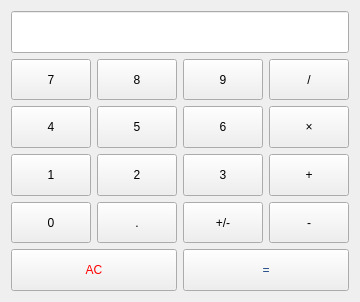
<?xml version="1.0" encoding="UTF-8"?>
<ui version="4.0">
 <class>MainWindow</class>
 <widget class="QMainWindow" name="MainWindow">
  <property name="geometry">
   <rect>
    <x>0</x>
    <y>0</y>
    <width>360</width>
    <height>302</height>
   </rect>
  </property>
  <property name="windowTitle">
   <string>Calculator</string>
  </property>
  <property name="styleSheet">
   <string notr="true"/>
  </property>
  <widget class="QWidget" name="centralWidget">
   <layout class="QGridLayout" name="gridLayout">
    <item row="0" column="0">
     <layout class="QVBoxLayout" name="verticalLayout">
      <item>
       <widget class="QLineEdit" name="Display">
        <property name="sizePolicy">
         <sizepolicy hsizetype="Expanding" vsizetype="Preferred">
          <horstretch>0</horstretch>
          <verstretch>0</verstretch>
         </sizepolicy>
        </property>
        <property name="text">
         <string/>
        </property>
       </widget>
      </item>
      <item>
       <layout class="QHBoxLayout" name="horizontalLayout_4">
        <item>
         <widget class="QPushButton" name="Btn_7">
          <property name="sizePolicy">
           <sizepolicy hsizetype="Preferred" vsizetype="Preferred">
            <horstretch>0</horstretch>
            <verstretch>0</verstretch>
           </sizepolicy>
          </property>
          <property name="styleSheet">
           <string notr="true">QpushButton {
	background-color: rgb(136, 138, 133);
	qradialgradient(spread:pad, cx:0.5, cy:0.5, radius:0.5, fx:0.5, fy:0.5, stop:0 rgba(255, 255, 255, 255), stop:0.1 rgba(255, 255, 255, 255), stop:0.2 rgba(255, 176, 176, 167), stop:0.3 rgba(255, 151, 151, 92), stop:0.4 rgba(255, 125, 125, 51), stop:0.5 rgba(255, 76, 76, 205), stop:0.52 rgba(255, 76, 76, 205), stop:0.6 rgba(255, 180, 180, 84), stop:1 rgba(255, 255, 255, 0))
	border:1px solid gray;
	padding: 5px;
}
QpushButtonPressed {
	background-color:#A9A9A9;
	border:1px solid gray;
	padding: 5px;
}</string>
          </property>
          <property name="text">
           <string>7</string>
          </property>
         </widget>
        </item>
        <item>
         <widget class="QPushButton" name="Btn_8">
          <property name="sizePolicy">
           <sizepolicy hsizetype="Preferred" vsizetype="Preferred">
            <horstretch>0</horstretch>
            <verstretch>0</verstretch>
           </sizepolicy>
          </property>
          <property name="styleSheet">
           <string notr="true">QpushButton {
	background-color: rgb(136, 138, 133);
	qradialgradient(spread:pad, cx:0.5, cy:0.5, radius:0.5, fx:0.5, fy:0.5, stop:0 rgba(255, 255, 255, 255), stop:0.1 rgba(255, 255, 255, 255), stop:0.2 rgba(255, 176, 176, 167), stop:0.3 rgba(255, 151, 151, 92), stop:0.4 rgba(255, 125, 125, 51), stop:0.5 rgba(255, 76, 76, 205), stop:0.52 rgba(255, 76, 76, 205), stop:0.6 rgba(255, 180, 180, 84), stop:1 rgba(255, 255, 255, 0))
	border:1px solid gray;
	padding: 5px;
}
QpushButtonPressed {
	background-color:#A9A9A9;
	border:1px solid gray;
	padding: 5px;
}</string>
          </property>
          <property name="text">
           <string>8</string>
          </property>
         </widget>
        </item>
        <item>
         <widget class="QPushButton" name="Btn_9">
          <property name="sizePolicy">
           <sizepolicy hsizetype="Preferred" vsizetype="Preferred">
            <horstretch>0</horstretch>
            <verstretch>0</verstretch>
           </sizepolicy>
          </property>
          <property name="styleSheet">
           <string notr="true">QpushButton {
	background-color: rgb(136, 138, 133);
	qradialgradient(spread:pad, cx:0.5, cy:0.5, radius:0.5, fx:0.5, fy:0.5, stop:0 rgba(255, 255, 255, 255), stop:0.1 rgba(255, 255, 255, 255), stop:0.2 rgba(255, 176, 176, 167), stop:0.3 rgba(255, 151, 151, 92), stop:0.4 rgba(255, 125, 125, 51), stop:0.5 rgba(255, 76, 76, 205), stop:0.52 rgba(255, 76, 76, 205), stop:0.6 rgba(255, 180, 180, 84), stop:1 rgba(255, 255, 255, 0))
	border:1px solid gray;
	padding: 5px;
}
QpushButtonPressed {
	background-color:#A9A9A9;
	border:1px solid gray;
	padding: 5px;
}</string>
          </property>
          <property name="text">
           <string>9</string>
          </property>
         </widget>
        </item>
        <item>
         <widget class="QPushButton" name="Btn_divide">
          <property name="sizePolicy">
           <sizepolicy hsizetype="Preferred" vsizetype="Preferred">
            <horstretch>0</horstretch>
            <verstretch>0</verstretch>
           </sizepolicy>
          </property>
          <property name="styleSheet">
           <string notr="true">QpushButton {
	background-color: rgb(136, 138, 133);
	qradialgradient(spread:pad, cx:0.5, cy:0.5, radius:0.5, fx:0.5, fy:0.5, stop:0 rgba(255, 255, 255, 255), stop:0.1 rgba(255, 255, 255, 255), stop:0.2 rgba(255, 176, 176, 167), stop:0.3 rgba(255, 151, 151, 92), stop:0.4 rgba(255, 125, 125, 51), stop:0.5 rgba(255, 76, 76, 205), stop:0.52 rgba(255, 76, 76, 205), stop:0.6 rgba(255, 180, 180, 84), stop:1 rgba(255, 255, 255, 0))
	border:1px solid gray;
	padding: 5px;
}
QpushButtonPressed {
	background-color:#A9A9A9;
	border:1px solid gray;
	padding: 5px;
}</string>
          </property>
          <property name="text">
           <string>/</string>
          </property>
         </widget>
        </item>
       </layout>
      </item>
      <item>
       <layout class="QHBoxLayout" name="horizontalLayout_3">
        <item>
         <widget class="QPushButton" name="Btn_4">
          <property name="sizePolicy">
           <sizepolicy hsizetype="Preferred" vsizetype="Preferred">
            <horstretch>0</horstretch>
            <verstretch>0</verstretch>
           </sizepolicy>
          </property>
          <property name="styleSheet">
           <string notr="true">QpushButton {
	background-color: rgb(136, 138, 133);
	qradialgradient(spread:pad, cx:0.5, cy:0.5, radius:0.5, fx:0.5, fy:0.5, stop:0 rgba(255, 255, 255, 255), stop:0.1 rgba(255, 255, 255, 255), stop:0.2 rgba(255, 176, 176, 167), stop:0.3 rgba(255, 151, 151, 92), stop:0.4 rgba(255, 125, 125, 51), stop:0.5 rgba(255, 76, 76, 205), stop:0.52 rgba(255, 76, 76, 205), stop:0.6 rgba(255, 180, 180, 84), stop:1 rgba(255, 255, 255, 0))
	border:1px solid gray;
	padding: 5px;
}
QpushButtonPressed {
	background-color:#A9A9A9;
	border:1px solid gray;
	padding: 5px;
}</string>
          </property>
          <property name="text">
           <string>4</string>
          </property>
         </widget>
        </item>
        <item>
         <widget class="QPushButton" name="Btn_5">
          <property name="sizePolicy">
           <sizepolicy hsizetype="Preferred" vsizetype="Preferred">
            <horstretch>0</horstretch>
            <verstretch>0</verstretch>
           </sizepolicy>
          </property>
          <property name="styleSheet">
           <string notr="true">QpushButton {
	background-color: rgb(136, 138, 133);
	qradialgradient(spread:pad, cx:0.5, cy:0.5, radius:0.5, fx:0.5, fy:0.5, stop:0 rgba(255, 255, 255, 255), stop:0.1 rgba(255, 255, 255, 255), stop:0.2 rgba(255, 176, 176, 167), stop:0.3 rgba(255, 151, 151, 92), stop:0.4 rgba(255, 125, 125, 51), stop:0.5 rgba(255, 76, 76, 205), stop:0.52 rgba(255, 76, 76, 205), stop:0.6 rgba(255, 180, 180, 84), stop:1 rgba(255, 255, 255, 0))
	border:1px solid gray;
	padding: 5px;
}
QpushButtonPressed {
	background-color:#A9A9A9;
	border:1px solid gray;
	padding: 5px;
}</string>
          </property>
          <property name="text">
           <string>5</string>
          </property>
         </widget>
        </item>
        <item>
         <widget class="QPushButton" name="Btn_6">
          <property name="sizePolicy">
           <sizepolicy hsizetype="Preferred" vsizetype="Preferred">
            <horstretch>0</horstretch>
            <verstretch>0</verstretch>
           </sizepolicy>
          </property>
          <property name="styleSheet">
           <string notr="true">QpushButton {
	background-color: rgb(136, 138, 133);
	qradialgradient(spread:pad, cx:0.5, cy:0.5, radius:0.5, fx:0.5, fy:0.5, stop:0 rgba(255, 255, 255, 255), stop:0.1 rgba(255, 255, 255, 255), stop:0.2 rgba(255, 176, 176, 167), stop:0.3 rgba(255, 151, 151, 92), stop:0.4 rgba(255, 125, 125, 51), stop:0.5 rgba(255, 76, 76, 205), stop:0.52 rgba(255, 76, 76, 205), stop:0.6 rgba(255, 180, 180, 84), stop:1 rgba(255, 255, 255, 0))
	border:1px solid gray;
	padding: 5px;
}
QpushButtonPressed {
	background-color:#A9A9A9;
	border:1px solid gray;
	padding: 5px;
}</string>
          </property>
          <property name="text">
           <string>6</string>
          </property>
         </widget>
        </item>
        <item>
         <widget class="QPushButton" name="Btn_mult">
          <property name="sizePolicy">
           <sizepolicy hsizetype="Preferred" vsizetype="Preferred">
            <horstretch>0</horstretch>
            <verstretch>0</verstretch>
           </sizepolicy>
          </property>
          <property name="styleSheet">
           <string notr="true">QpushButton {
	background-color: rgb(136, 138, 133);
	qradialgradient(spread:pad, cx:0.5, cy:0.5, radius:0.5, fx:0.5, fy:0.5, stop:0 rgba(255, 255, 255, 255), stop:0.1 rgba(255, 255, 255, 255), stop:0.2 rgba(255, 176, 176, 167), stop:0.3 rgba(255, 151, 151, 92), stop:0.4 rgba(255, 125, 125, 51), stop:0.5 rgba(255, 76, 76, 205), stop:0.52 rgba(255, 76, 76, 205), stop:0.6 rgba(255, 180, 180, 84), stop:1 rgba(255, 255, 255, 0))
	border:1px solid gray;
	padding: 5px;
}
QpushButtonPressed {
	background-color:#A9A9A9;
	border:1px solid gray;
	padding: 5px;
}</string>
          </property>
          <property name="text">
           <string>×</string>
          </property>
         </widget>
        </item>
       </layout>
      </item>
      <item>
       <layout class="QHBoxLayout" name="horizontalLayout_2">
        <item>
         <widget class="QPushButton" name="Btn_1">
          <property name="sizePolicy">
           <sizepolicy hsizetype="Preferred" vsizetype="Preferred">
            <horstretch>0</horstretch>
            <verstretch>0</verstretch>
           </sizepolicy>
          </property>
          <property name="styleSheet">
           <string notr="true">QpushButton {
	background-color: rgb(136, 138, 133);
	qradialgradient(spread:pad, cx:0.5, cy:0.5, radius:0.5, fx:0.5, fy:0.5, stop:0 rgba(255, 255, 255, 255), stop:0.1 rgba(255, 255, 255, 255), stop:0.2 rgba(255, 176, 176, 167), stop:0.3 rgba(255, 151, 151, 92), stop:0.4 rgba(255, 125, 125, 51), stop:0.5 rgba(255, 76, 76, 205), stop:0.52 rgba(255, 76, 76, 205), stop:0.6 rgba(255, 180, 180, 84), stop:1 rgba(255, 255, 255, 0))
	border:1px solid gray;
	padding: 5px;
}
QpushButtonPressed {
	background-color:#A9A9A9;
	border:1px solid gray;
	padding: 5px;
}</string>
          </property>
          <property name="text">
           <string>1</string>
          </property>
         </widget>
        </item>
        <item>
         <widget class="QPushButton" name="Btn_2">
          <property name="sizePolicy">
           <sizepolicy hsizetype="Preferred" vsizetype="Preferred">
            <horstretch>0</horstretch>
            <verstretch>0</verstretch>
           </sizepolicy>
          </property>
          <property name="styleSheet">
           <string notr="true">QpushButton {
	background-color: rgb(136, 138, 133);
	qradialgradient(spread:pad, cx:0.5, cy:0.5, radius:0.5, fx:0.5, fy:0.5, stop:0 rgba(255, 255, 255, 255), stop:0.1 rgba(255, 255, 255, 255), stop:0.2 rgba(255, 176, 176, 167), stop:0.3 rgba(255, 151, 151, 92), stop:0.4 rgba(255, 125, 125, 51), stop:0.5 rgba(255, 76, 76, 205), stop:0.52 rgba(255, 76, 76, 205), stop:0.6 rgba(255, 180, 180, 84), stop:1 rgba(255, 255, 255, 0))
	border:1px solid gray;
	padding: 5px;
}
QpushButtonPressed {
	background-color:#A9A9A9;
	border:1px solid gray;
	padding: 5px;
}</string>
          </property>
          <property name="text">
           <string>2</string>
          </property>
         </widget>
        </item>
        <item>
         <widget class="QPushButton" name="Btn_3">
          <property name="sizePolicy">
           <sizepolicy hsizetype="Preferred" vsizetype="Preferred">
            <horstretch>0</horstretch>
            <verstretch>0</verstretch>
           </sizepolicy>
          </property>
          <property name="styleSheet">
           <string notr="true">QpushButton {
	background-color: rgb(136, 138, 133);
	qradialgradient(spread:pad, cx:0.5, cy:0.5, radius:0.5, fx:0.5, fy:0.5, stop:0 rgba(255, 255, 255, 255), stop:0.1 rgba(255, 255, 255, 255), stop:0.2 rgba(255, 176, 176, 167), stop:0.3 rgba(255, 151, 151, 92), stop:0.4 rgba(255, 125, 125, 51), stop:0.5 rgba(255, 76, 76, 205), stop:0.52 rgba(255, 76, 76, 205), stop:0.6 rgba(255, 180, 180, 84), stop:1 rgba(255, 255, 255, 0))
	border:1px solid gray;
	padding: 5px;
}
QpushButtonPressed {
	background-color:#A9A9A9;
	border:1px solid gray;
	padding: 5px;
}</string>
          </property>
          <property name="text">
           <string>3</string>
          </property>
         </widget>
        </item>
        <item>
         <widget class="QPushButton" name="Btn_add">
          <property name="sizePolicy">
           <sizepolicy hsizetype="Preferred" vsizetype="Preferred">
            <horstretch>0</horstretch>
            <verstretch>0</verstretch>
           </sizepolicy>
          </property>
          <property name="styleSheet">
           <string notr="true">QpushButton {
	background-color: rgb(136, 138, 133);
	qradialgradient(spread:pad, cx:0.5, cy:0.5, radius:0.5, fx:0.5, fy:0.5, stop:0 rgba(255, 255, 255, 255), stop:0.1 rgba(255, 255, 255, 255), stop:0.2 rgba(255, 176, 176, 167), stop:0.3 rgba(255, 151, 151, 92), stop:0.4 rgba(255, 125, 125, 51), stop:0.5 rgba(255, 76, 76, 205), stop:0.52 rgba(255, 76, 76, 205), stop:0.6 rgba(255, 180, 180, 84), stop:1 rgba(255, 255, 255, 0))
	border:1px solid gray;
	padding: 5px;
}
QpushButtonPressed {
	background-color:#A9A9A9;
	border:1px solid gray;
	padding: 5px;
}</string>
          </property>
          <property name="text">
           <string>+</string>
          </property>
         </widget>
        </item>
       </layout>
      </item>
      <item>
       <layout class="QHBoxLayout" name="horizontalLayout">
        <item>
         <widget class="QPushButton" name="Btn_0">
          <property name="sizePolicy">
           <sizepolicy hsizetype="Preferred" vsizetype="Preferred">
            <horstretch>0</horstretch>
            <verstretch>0</verstretch>
           </sizepolicy>
          </property>
          <property name="styleSheet">
           <string notr="true">QpushButton {
	background-color: rgb(136, 138, 133);
	qradialgradient(spread:pad, cx:0.5, cy:0.5, radius:0.5, fx:0.5, fy:0.5, stop:0 rgba(255, 255, 255, 255), stop:0.1 rgba(255, 255, 255, 255), stop:0.2 rgba(255, 176, 176, 167), stop:0.3 rgba(255, 151, 151, 92), stop:0.4 rgba(255, 125, 125, 51), stop:0.5 rgba(255, 76, 76, 205), stop:0.52 rgba(255, 76, 76, 205), stop:0.6 rgba(255, 180, 180, 84), stop:1 rgba(255, 255, 255, 0))
	border:1px solid gray;
	padding: 5px;
}
QpushButtonPressed {
	background-color:#A9A9A9;
	border:1px solid gray;
	padding: 5px;
}</string>
          </property>
          <property name="text">
           <string>0</string>
          </property>
         </widget>
        </item>
        <item>
         <widget class="QPushButton" name="Btn_dot">
          <property name="sizePolicy">
           <sizepolicy hsizetype="Preferred" vsizetype="Preferred">
            <horstretch>0</horstretch>
            <verstretch>0</verstretch>
           </sizepolicy>
          </property>
          <property name="styleSheet">
           <string notr="true">QpushButton {
	background-color: rgb(136, 138, 133);
	qradialgradient(spread:pad, cx:0.5, cy:0.5, radius:0.5, fx:0.5, fy:0.5, stop:0 rgba(255, 255, 255, 255), stop:0.1 rgba(255, 255, 255, 255), stop:0.2 rgba(255, 176, 176, 167), stop:0.3 rgba(255, 151, 151, 92), stop:0.4 rgba(255, 125, 125, 51), stop:0.5 rgba(255, 76, 76, 205), stop:0.52 rgba(255, 76, 76, 205), stop:0.6 rgba(255, 180, 180, 84), stop:1 rgba(255, 255, 255, 0))
	border:1px solid gray;
	padding: 5px;
}
QpushButtonPressed {
	background-color:#A9A9A9;
	border:1px solid gray;
	padding: 5px;
}</string>
          </property>
          <property name="text">
           <string>.</string>
          </property>
         </widget>
        </item>
        <item>
         <widget class="QPushButton" name="change_Sign">
          <property name="sizePolicy">
           <sizepolicy hsizetype="Preferred" vsizetype="Preferred">
            <horstretch>0</horstretch>
            <verstretch>0</verstretch>
           </sizepolicy>
          </property>
          <property name="styleSheet">
           <string notr="true">QpushButton {
	background-color: rgb(136, 138, 133);
	qradialgradient(spread:pad, cx:0.5, cy:0.5, radius:0.5, fx:0.5, fy:0.5, stop:0 rgba(255, 255, 255, 255), stop:0.1 rgba(255, 255, 255, 255), stop:0.2 rgba(255, 176, 176, 167), stop:0.3 rgba(255, 151, 151, 92), stop:0.4 rgba(255, 125, 125, 51), stop:0.5 rgba(255, 76, 76, 205), stop:0.52 rgba(255, 76, 76, 205), stop:0.6 rgba(255, 180, 180, 84), stop:1 rgba(255, 255, 255, 0))
	border:1px solid gray;
	padding: 5px;
}
QpushButtonPressed {
	background-color:#A9A9A9;
	border:1px solid gray;
	padding: 5px;
}</string>
          </property>
          <property name="text">
           <string>+/-</string>
          </property>
         </widget>
        </item>
        <item>
         <widget class="QPushButton" name="Btn_Sub">
          <property name="sizePolicy">
           <sizepolicy hsizetype="Preferred" vsizetype="Preferred">
            <horstretch>0</horstretch>
            <verstretch>0</verstretch>
           </sizepolicy>
          </property>
          <property name="styleSheet">
           <string notr="true">QpushButton {
	background-color: rgb(136, 138, 133);
	qradialgradient(spread:pad, cx:0.5, cy:0.5, radius:0.5, fx:0.5, fy:0.5, stop:0 rgba(255, 255, 255, 255), stop:0.1 rgba(255, 255, 255, 255), stop:0.2 rgba(255, 176, 176, 167), stop:0.3 rgba(255, 151, 151, 92), stop:0.4 rgba(255, 125, 125, 51), stop:0.5 rgba(255, 76, 76, 205), stop:0.52 rgba(255, 76, 76, 205), stop:0.6 rgba(255, 180, 180, 84), stop:1 rgba(255, 255, 255, 0))
	border:1px solid gray;
	padding: 5px;
}
QpushButtonPressed {
	background-color:#A9A9A9;
	border:1px solid gray;
	padding: 5px;
}</string>
          </property>
          <property name="text">
           <string>-</string>
          </property>
         </widget>
        </item>
       </layout>
      </item>
      <item>
       <layout class="QHBoxLayout" name="horizontalLayout_5">
        <item>
         <widget class="QPushButton" name="clear">
          <property name="sizePolicy">
           <sizepolicy hsizetype="Preferred" vsizetype="Preferred">
            <horstretch>0</horstretch>
            <verstretch>0</verstretch>
           </sizepolicy>
          </property>
          <property name="styleSheet">
           <string notr="true">QPushButton { color: red}</string>
          </property>
          <property name="text">
           <string>AC</string>
          </property>
         </widget>
        </item>
        <item>
         <widget class="QPushButton" name="Btn_ecual">
          <property name="sizePolicy">
           <sizepolicy hsizetype="Preferred" vsizetype="Preferred">
            <horstretch>0</horstretch>
            <verstretch>0</verstretch>
           </sizepolicy>
          </property>
          <property name="styleSheet">
           <string notr="true">QPushButton { color: rgb(32, 74, 135) }</string>
          </property>
          <property name="text">
           <string>=</string>
          </property>
         </widget>
        </item>
       </layout>
      </item>
     </layout>
    </item>
   </layout>
  </widget>
 </widget>
 <layoutdefault spacing="6" margin="11"/>
 <resources/>
 <connections/>
</ui>
